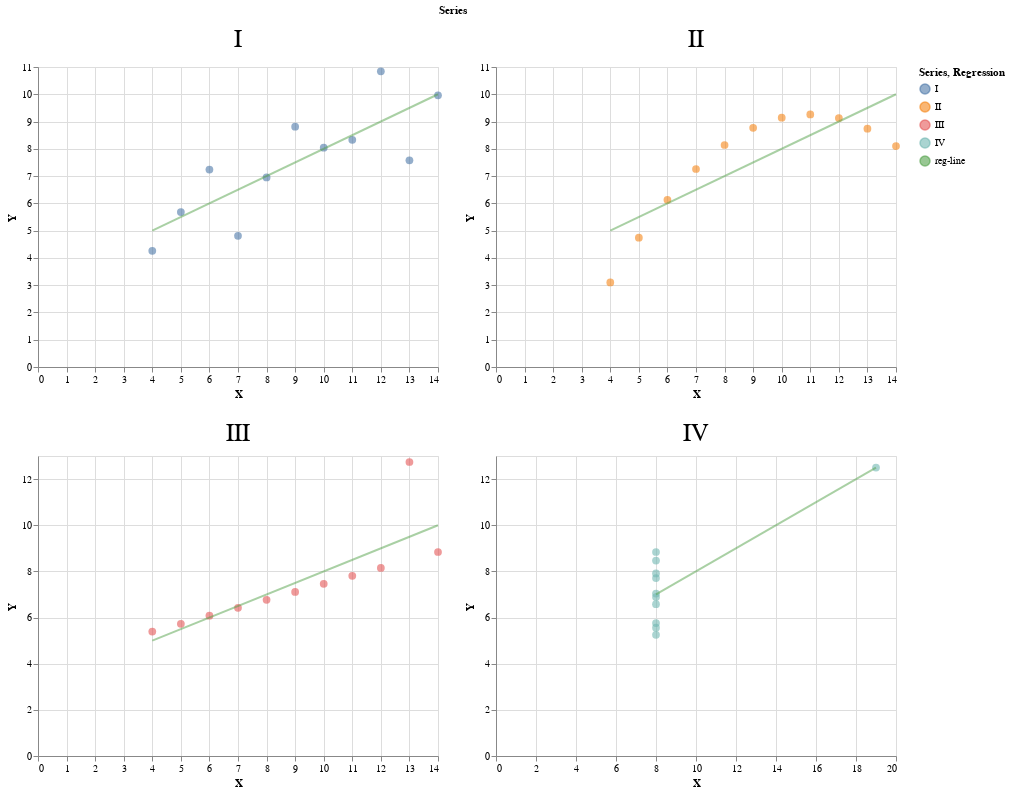

The notebook cell saved with this chart:
### Code cell
import altair as alt
from vega_datasets import data
import pandas as pd

source = data.anscombe().copy()
source['line-label'] = 'x=y'
source = pd.concat([source,source.groupby('Series').agg(x_diff=('X','diff'), y_diff=('Y','diff'))],axis=1)
source['rate'] = source.y_diff/source.x_diff
source['rate-label'] = 'line y=x'

scatter = alt.Chart(source).mark_circle(size=60, opacity=0.60).encode(
    x='X:Q',
    y='Y:Q',
    color='Series:N',
    tooltip=['X','Y','rate']
)

scatter = scatter + scatter.transform_regression('X', 'Y').mark_line(
     opacity=0.50, 
     shape='mark'
).transform_fold(
     ["reg-line"], 
     as_=["Regression", "y"]
).encode(alt.Color("Regression:N"))
chart = scatter.facet(
    columns=2
    , facet=alt.Facet('Series',header=alt.Header(labelFontSize=25))
).resolve_scale(
    x='independent',
    y='independent'
)

chart.display()

### Figure 1 — Vega-Lite specification as saved in the notebook (floating-point values rounded to 4 significant figures)
{"config": {"view": {"continuousWidth": 400, "continuousHeight": 300}}, "data": {"name": "data-7bd7e20ab0a8406e227ee7e4075a344e"}, "facet": {"type": "nominal", "field": "Series", "header": {"labelFontSize": 25}}, "spec": {"layer": [{"mark": {"type": "circle", "opacity": 0.6, "size": 60}, "encoding": {"color": {"type": "nominal", "field": "Series"}, "tooltip": [{"type": "quantitative", "field": "X"}, {"type": "quantitative", "field": "Y"}, {"type": "quantitative", "field": "rate"}], "x": {"type": "quantitative", "field": "X"}, "y": {"type": "quantitative", "field": "Y"}}}, {"mark": {"type": "line", "opacity": 0.5, "shape": "mark"}, "encoding": {"color": {"type": "nominal", "field": "Regression"}, "tooltip": [{"type": "quantitative", "field": "X"}, {"type": "quantitative", "field": "Y"}, {"type": "quantitative", "field": "rate"}], "x": {"type": "quantitative", "field": "X"}, "y": {"type": "quantitative", "field": "Y"}}, "transform": [{"on": "X", "regression": "Y"}, {"fold": ["reg-line"], "as": ["Regression", "y"]}]}]}, "columns": 2, "resolve": {"scale": {"x": "independent", "y": "independent"}}, "$schema": "https://vega.github.io/schema/vega-lite/v4.8.1.json", "datasets": {"data-7bd7e20ab0a8406e227ee7e4075a344e": [{"Series": "I", "X": 10, "Y": 8.04, "line-label": "x=y", "x_diff": null, "y_diff": null, "rate": null, "rate-label": "line y=x"}, {"Series": "I", "X": 8, "Y": 6.95, "line-label": "x=y", "x_diff": -2.0, "y_diff": -1.09, "rate": 0.545, "rate-label": "line y=x"}, {"Series": "I", "X": 13, "Y": 7.58, "line-label": "x=y", "x_diff": 5.0, "y_diff": 0.63, "rate": 0.126, "rate-label": "line y=x"}, {"Series": "I", "X": 9, "Y": 8.81, "line-label": "x=y", "x_diff": -4.0, "y_diff": 1.23, "rate": -0.3075, "rate-label": "line y=x"}, {"Series": "I", "X": 11, "Y": 8.33, "line-label": "x=y", "x_diff": 2.0, "y_diff": -0.48, "rate": -0.24, "rate-label": "line y=x"}, {"Series": "I", "X": 14, "Y": 9.96, "line-label": "x=y", "x_diff": 3.0, "y_diff": 1.63, "rate": 0.5433, "rate-label": "line y=x"}, {"Series": "I", "X": 6, "Y": 7.24, "line-label": "x=y", "x_diff": -8.0, "y_diff": -2.72, "rate": 0.34, "rate-label": "line y=x"}, {"Series": "I", "X": 4, "Y": 4.26, "line-label": "x=y", "x_diff": -2.0, "y_diff": -2.98, "rate": 1.49, "rate-label": "line y=x"}, {"Series": "I", "X": 12, "Y": 10.84, "line-label": "x=y", "x_diff": 8.0, "y_diff": 6.58, "rate": 0.8225, "rate-label": "line y=x"}, {"Series": "I", "X": 7, "Y": 4.81, "line-label": "x=y", "x_diff": -5.0, "y_diff": -6.03, "rate": 1.206, "rate-label": "line y=x"}, {"Series": "I", "X": 5, "Y": 5.68, "line-label": "x=y", "x_diff": -2.0, "y_diff": 0.87, "rate": -0.435, "rate-label": "line y=x"}, {"Series": "II", "X": 10, "Y": 9.14, "line-label": "x=y", "x_diff": null, "y_diff": null, "rate": null, "rate-label": "line y=x"}, {"Series": "II", "X": 8, "Y": 8.14, "line-label": "x=y", "x_diff": -2.0, "y_diff": -1.0, "rate": 0.5, "rate-label": "line y=x"}, {"Series": "II", "X": 13, "Y": 8.74, "line-label": "x=y", "x_diff": 5.0, "y_diff": 0.6, "rate": 0.12, "rate-label": "line y=x"}, {"Series": "II", "X": 9, "Y": 8.77, "line-label": "x=y", "x_diff": -4.0, "y_diff": 0.03, "rate": -0.0075, "rate-label": "line y=x"}, {"Series": "II", "X": 11, "Y": 9.26, "line-label": "x=y", "x_diff": 2.0, "y_diff": 0.49, "rate": 0.245, "rate-label": "line y=x"}, {"Series": "II", "X": 14, "Y": 8.1, "line-label": "x=y", "x_diff": 3.0, "y_diff": -1.16, "rate": -0.3867, "rate-label": "line y=x"}, {"Series": "II", "X": 6, "Y": 6.13, "line-label": "x=y", "x_diff": -8.0, "y_diff": -1.97, "rate": 0.2462, "rate-label": "line y=x"}, {"Series": "II", "X": 4, "Y": 3.1, "line-label": "x=y", "x_diff": -2.0, "y_diff": -3.03, "rate": 1.515, "rate-label": "line y=x"}, {"Series": "II", "X": 12, "Y": 9.13, "line-label": "x=y", "x_diff": 8.0, "y_diff": 6.03, "rate": 0.7538, "rate-label": "line y=x"}, {"Series": "II", "X": 7, "Y": 7.26, "line-label": "x=y", "x_diff": -5.0, "y_diff": -1.87, "rate": 0.374, "rate-label": "line y=x"}, {"Series": "II", "X": 5, "Y": 4.74, "line-label": "x=y", "x_diff": -2.0, "y_diff": -2.52, "rate": 1.26, "rate-label": "line y=x"}, {"Series": "III", "X": 10, "Y": 7.46, "line-label": "x=y", "x_diff": null, "y_diff": null, "rate": null, "rate-label": "line y=x"}, {"Series": "III", "X": 8, "Y": 6.77, "line-label": "x=y", "x_diff": -2.0, "y_diff": -0.69, "rate": 0.345, "rate-label": "line y=x"}, {"Series": "III", "X": 13, "Y": 12.74, "line-label": "x=y", "x_diff": 5.0, "y_diff": 5.97, "rate": 1.194, "rate-label": "line y=x"}, {"Series": "III", "X": 9, "Y": 7.11, "line-label": "x=y", "x_diff": -4.0, "y_diff": -5.63, "rate": 1.407, "rate-label": "line y=x"}, {"Series": "III", "X": 11, "Y": 7.81, "line-label": "x=y", "x_diff": 2.0, "y_diff": 0.7, "rate": 0.35, "rate-label": "line y=x"}, {"Series": "III", "X": 14, "Y": 8.84, "line-label": "x=y", "x_diff": 3.0, "y_diff": 1.03, "rate": 0.3433, "rate-label": "line y=x"}, {"Series": "III", "X": 6, "Y": 6.08, "line-label": "x=y", "x_diff": -8.0, "y_diff": -2.76, "rate": 0.345, "rate-label": "line y=x"}, {"Series": "III", "X": 4, "Y": 5.39, "line-label": "x=y", "x_diff": -2.0, "y_diff": -0.69, "rate": 0.345, "rate-label": "line y=x"}, {"Series": "III", "X": 12, "Y": 8.15, "line-label": "x=y", "x_diff": 8.0, "y_diff": 2.76, "rate": 0.345, "rate-label": "line y=x"}, {"Series": "III", "X": 7, "Y": 6.42, "line-label": "x=y", "x_diff": -5.0, "y_diff": -1.73, "rate": 0.346, "rate-label": "line y=x"}, {"Series": "III", "X": 5, "Y": 5.73, "line-label": "x=y", "x_diff": -2.0, "y_diff": -0.69, "rate": 0.345, "rate-label": "line y=x"}, {"Series": "IV", "X": 8, "Y": 6.58, "line-label": "x=y", "x_diff": null, "y_diff": null, "rate": null, "rate-label": "line y=x"}, {"Series": "IV", "X": 8, "Y": 5.76, "line-label": "x=y", "x_diff": 0.0, "y_diff": -0.82, "rate": null, "rate-label": "line y=x"}, {"Series": "IV", "X": 8, "Y": 7.71, "line-label": "x=y", "x_diff": 0.0, "y_diff": 1.95, "rate": null, "rate-label": "line y=x"}, {"Series": "IV", "X": 8, "Y": 8.84, "line-label": "x=y", "x_diff": 0.0, "y_diff": 1.13, "rate": null, "rate-label": "line y=x"}, {"Series": "IV", "X": 8, "Y": 8.47, "line-label": "x=y", "x_diff": 0.0, "y_diff": -0.37, "rate": null, "rate-label": "line y=x"}, {"Series": "IV", "X": 8, "Y": 7.04, "line-label": "x=y", "x_diff": 0.0, "y_diff": -1.43, "rate": null, "rate-label": "line y=x"}, {"Series": "IV", "X": 8, "Y": 5.25, "line-label": "x=y", "x_diff": 0.0, "y_diff": -1.79, "rate": null, "rate-label": "line y=x"}, {"Series": "IV", "X": 19, "Y": 12.5, "line-label": "x=y", "x_diff": 11.0, "y_diff": 7.25, "rate": 0.6591, "rate-label": "line y=x"}, {"Series": "IV", "X": 8, "Y": 5.56, "line-label": "x=y", "x_diff": -11.0, "y_diff": -6.94, "rate": 0.6309, "rate-label": "line y=x"}, {"Series": "IV", "X": 8, "Y": 7.91, "line-label": "x=y", "x_diff": 0.0, "y_diff": 2.35, "rate": null, "rate-label": "line y=x"}, {"Series": "IV", "X": 8, "Y": 6.89, "line-label": "x=y", "x_diff": 0.0, "y_diff": -1.02, "rate": null, "rate-label": "line y=x"}]}}
